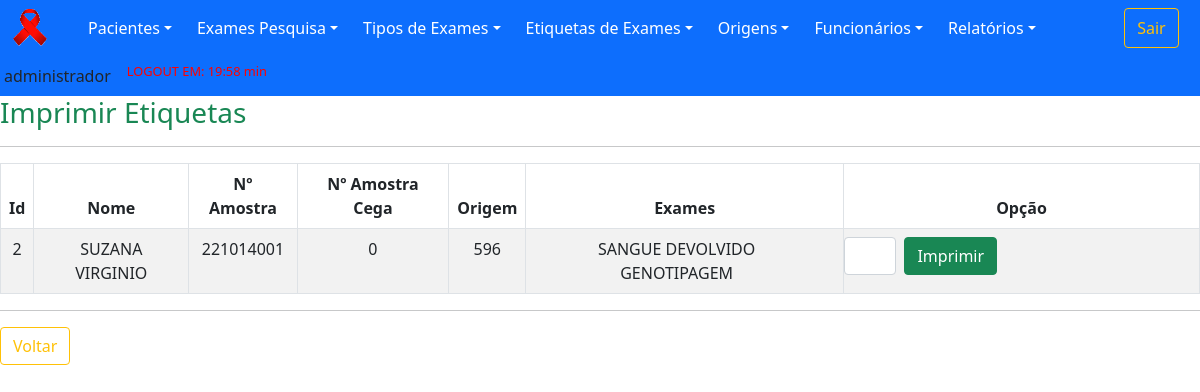
The app's page /old/views/etiquetasImprimir.php (signed in), older data.
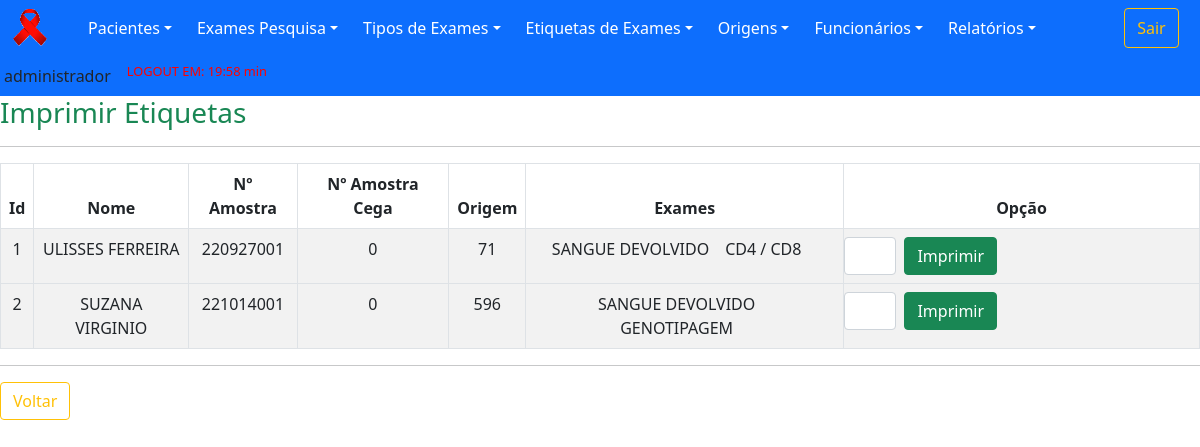
The same page, newer data.
### tables this page shows
CREATE TABLE `examesSolicitados` (
  `idExamesSolicitados` int(11) NOT NULL,
  `numAmostra` int(11) DEFAULT NULL,
  `numAmostraCega` int(11) DEFAULT NULL,
  `dataCadastroE` date DEFAULT NULL,
  `horaCadastro` time DEFAULT NULL,
  `dataAmostra` date DEFAULT NULL,
  `tiposExames` varchar(255) DEFAULT NULL,
  `idFuncionario` int(11) DEFAULT NULL,
  `idPaciente` int(11) DEFAULT NULL,
  `idOrigem` int(11) DEFAULT NULL,
  `imprimir` int(11) DEFAULT NULL
);

CREATE TABLE `paciente` (
  `idPaciente` int(11) NOT NULL,
  `nomePaciente` varchar(60) DEFAULT NULL,
  `prontuario` varchar(30) DEFAULT NULL,
  `gestante` varchar(3) DEFAULT NULL,
  `numSus` varchar(30) DEFAULT NULL,
  `cpf` varchar(15) DEFAULT NULL,
  `sexo` varchar(15) DEFAULT NULL,
  `identidade` varchar(20) DEFAULT NULL,
  `orgaoEmissor` varchar(15) DEFAULT NULL,
  `naturalidade` varchar(30) DEFAULT NULL,
  `nacionalidade` varchar(30) DEFAULT NULL,
  `dataCadastroP` date DEFAULT NULL,
  `idFuncionario` int(11) DEFAULT NULL,
  `dataAltCad` date DEFAULT NULL,
  `idFuncionarioAlt` int(11) DEFAULT NULL
);

CREATE TABLE `origem` (
  `idOrigem` int(11) NOT NULL,
  `descricao` varchar(255) DEFAULT NULL,
  `cap` varchar(10) DEFAULT NULL,
  `numOrigem` int(11) DEFAULT NULL,
  `statusOrigem` varchar(8) DEFAULT NULL
);

CREATE TABLE `tipoExames` (
  `idTipoExames` int(11) NOT NULL,
  `tipoExame` varchar(255) DEFAULT NULL,
  `statusExame` varchar(8) DEFAULT NULL
);

### old/dao/DAO-sistemaCihiv.php (called while the page is built, shortened)
<?php
    class SistemaDAO
        {
            public function PesquisaDados($nomeTabela,$dado,$valor)
                {
                    $conn = Database::connect();
                    $conn->exec('SET CHARACTER SET utf8');
                    $sql = "SELECT * FROM $nomeTabela WHERE $dado = '$valor'";
                    try
                        {
                            $listar = $conn->query($sql);
                            $buscar = $listar->fetchAll(PDO::FETCH_OBJ);
                            $numRows = $listar->rowCount();
                        }
                    catch (PDOException $exc)
                        {
                            $buscar = $exc->getTraceAsString();
                        }
                    return $buscar;
                }
            public function ImprimirEtiquetas($idFuncionario)
                {
                    $conn = Database::connect();
                    $conn->exec('SET CHARACTER SET utf8');
                    $sql = "SELECT * FROM examesSolicitados e, paciente p, origem o
                    WHERE e.idFuncionario = '$idFuncionario'
                    AND e.imprimir = 0
                    AND p.idPaciente = e.idPaciente
                    AND o.idOrigem = e.idOrigem
                    GROUP BY e.idExamesSolicitados";
                    try
                        {
                            $listar = $conn->query($sql);
                            $buscar = $listar->fetchAll(PDO::FETCH_OBJ);
                            $numRows = $listar->rowCount();
                        }
                    catch (PDOException $exc)
                        {
                            $buscar = $exc->getTraceAsString();
                        }
                    return $buscar;
                }
        }
?>

### old/views/etiquetasImprimir.php (the view, shortened to what the changed rows need)
<?php
	include "../template/menuPrincipal.php";
    include "../dao/DAO-sistemaCihiv.php";
?>
        <div cIlass="container">
            <div id="page-content-wrapper">
				<div class="panel-content">
					<div class="col-md-12">
                        <table class="table table-striped table-bordered table-condensed">
                            <thead>
                                <tr>
                                    <th>Id</th>
                                    <th>Nome</th>
                                    <th>Nº Amostra</th>
                                    <th>Nº Amostra Cega</th>
                                    <th>Origem</th>
                                    <th>Exames</th>
                                    <th>Opção</th>
                                </tr>
                            </thead>
                            <tbody>
                                <?php
                                    require_once '../dao/DAO-sistemaCihiv.php';
                                    $origemDAO = new SistemaDAO();
                                    foreach($origemDAO->ImprimirEtiquetas($_SESSION['idFuncionario']) as $resp)
                                        {
                                            ?>
                                                <tr>
                                                    <td><?php echo $idExamesSolicitados = $resp->idExamesSolicitados;?></td>
                                                    <td><?php echo $nomePaciente = $resp->nomePaciente;?></td>
                                                    <td><?php echo $numAmostra = $resp->numAmostra;?></td>
                                                    <td><?php echo $numAmostraCega = $resp->numAmostraCega;?></td>
                                                    <td><?php echo $numOrigem = $resp->numOrigem;?></td>
                                                    <td>
                                                        <?php
                                                            $tiposExames = $resp->tiposExames;
                                                            $tiposExames =  unserialize($tiposExames);
                                                            $t = sizeof($tiposExames);
                                                            for ($i = 0; $i < $t; $i++)
                                                                {
                                                                    $id = $tiposExames[$i];
                                                                    $nomeTabela3 = "tipoExames";
                                                                    $dado3 = "idTipoExames";
                                                                    $exame1DAO = new SistemaDAO();
                                                                    foreach ($exame1DAO->PesquisaDados($nomeTabela3,$dado3,$id) as $resp)
                                                                        {
                                                                            echo $tipoExame = $resp->tipoExame . "&emsp;";
                                                                        }
                                                                }
                                                        ?>
                                                    </td>
                                                    <td>
                                                        <form action="../controllers/etiquetasImprimir.php?action=1&id=<?php echo $idExamesSolicitados; ?>" method="POST">
                                                            <div class="row">
                                                                <div class="col px-md-1 col-md-2">
                                                                    <input type="text"  class="form-control" name="quantidade" >
                                                                </div>
                                                                <div class="col px-md-1 col-md-2">
                                                                    <button type="submit" class="btn btn-success">Imprimir</button>
                                                                </div>
                                                            </div>
                                                        </form>
                                                    </td>
                                                <tr>
                                            <?php
                                        }
                                ?>
                            </tbody>
                        </table>
					</div>
                </div>
            </div>
		</div>
    </body>
</html>

Row changes from the older to the newer data that the page shows:
now on this page (row edited): examessolicitados: idExamesSolicitados "1", idPaciente.nomePaciente "ULISSES FERREIRA", numAmostra "220927001", numAmostraCega "0", idOrigem.numOrigem "71", tipoexames (tipoExame "SANGUE DEVOLVIDO")
now on this page (row unchanged): tipoexames: tipoExame "CD4 / CD8"
